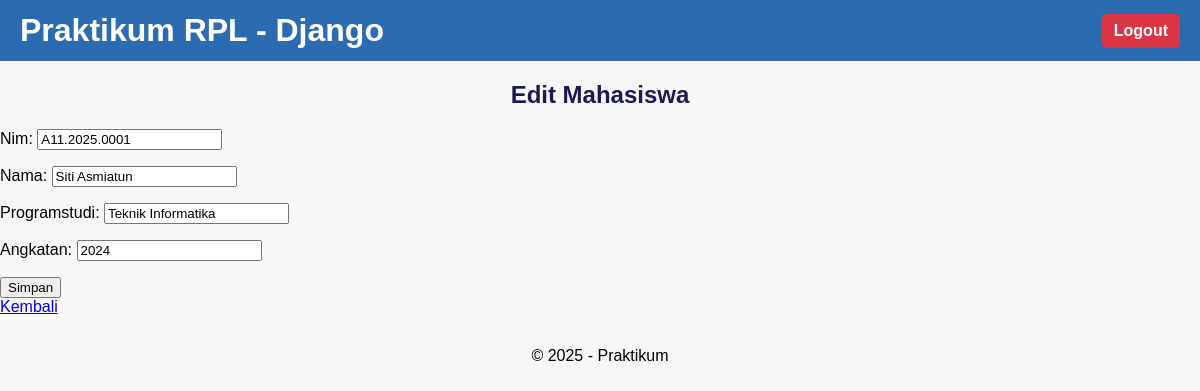
Screenshot of /mahasiswa/edit/1/ (signed in) with the database file from the repository.
### mahasiswa/models.py (models this page shows, shortened)
class Mahasiswa(models.Model):
    nim = models.CharField(max_length=15, unique=True)
    nama = models.CharField(max_length=100)
    programstudi = models.CharField(max_length=50)
    angkatan = models.IntegerField()

### mahasiswa/views.py (the view)
@login_required(login_url='/accounts/login/')
def edit_mahasiswa(request, pk):
    mahasiswa = get_object_or_404(Mahasiswa, pk=pk)
    if request.method == 'POST':
        form = MahasiswaForm(request.POST, instance=mahasiswa)
        if form.is_valid():
            form.save()
            return redirect('daftar_mahasiswa')
    else:
        form = MahasiswaForm(instance=mahasiswa)
    return render(request, 'mahasiswa/form.html', {
        'form': form,
        'judul': 'Edit Mahasiswa'
    })

### mahasiswa/forms.py
class MahasiswaForm(forms.ModelForm):
    class Meta:
        model = Mahasiswa
        fields = ['nim', 'nama', 'programstudi', 'angkatan']

### mahasiswa/templates/mahasiswa/form.html (shortened to what this page needs)
{% extends 'mahasiswa/base.html' %}
{% block content %}
<h2>{{ judul }}</h2>
<form method="POST">
    {{ form.as_p }}
    <button type="submit">
        Simpan
    </button>
</form>
<a href="{% url 'daftar_mahasiswa' %}">
    Kembali
</a>
{% endblock %}

### mahasiswa/static/mahasiswa/css/style.css (style rules this page uses)
body { font-family: Arial, sans-serif; margin:0; padding:0; background:#f7f7f7; }
h2 { color: #1B1A55; text-align: center; }

### rows the page displays
Mahasiswa: nim "A11.2025.0001", nama "Siti Asmiatun", programstudi "Teknik Informatika", angkatan "2024"

### other values shown
{{ judul }} "Edit Mahasiswa"
